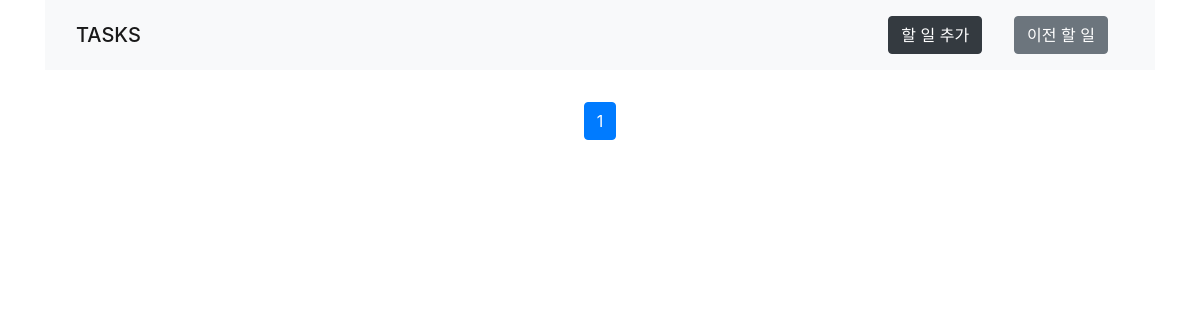
The app's page /, older data.
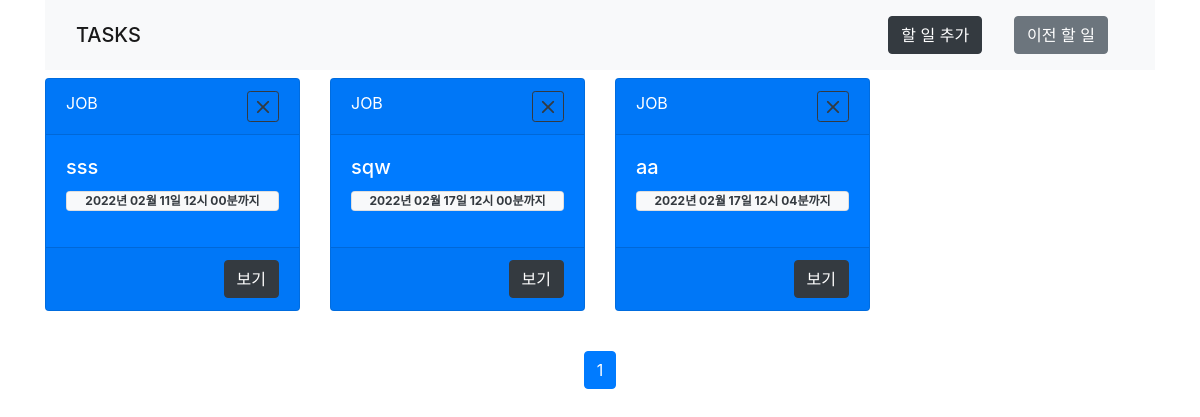
The same page, newer data.
### taskapp/models.py (models this page shows)
class Task(models.Model):
    class TaskType(models.TextChoices):
        JOB = 'JOB', _('업무')
        HEALTH = 'HEALTH', _('건강')
        SOCIAL = 'SOCIAL', _('사회')
    title = models.CharField(max_length=50, null=False)
    type = models.CharField(
        choices=TaskType.choices,
        max_length=10,
        default=TaskType.JOB
    )
    due = models.DateTimeField(null=False)
    created_at = models.DateTimeField(auto_now_add=True, null=False)

### taskapp/views.py (the view)
# urls.py: path('', TaskListView.as_view(), name="index"),
class TaskListView(TemplateView):
    template_name = 'pages/task_list.html'
    def get_context_data(self, **kwargs):
        tasks = Task.objects.filter(due__gte=timezone.now()).order_by('due').all()
        paginator = Paginator(tasks, 4)
        page_number = self.request.GET.get('page', '1')
        paging = paginator.get_page(page_number)
        return {
            'paging': paging
        }

### taskapp/templatetags/pagination_tags.py (called while the page is built)
@register.filter(name='slice_visible_pages')
def slice_visible_pages(paging: Page):
    min_page = int((paging.number - 1) / 10) * 10 + 1
    min_page = max(min_page, 1)
    max_page = min(min_page + 9, paging.paginator.num_pages)
    return range(min_page, max_page + 1)

### taskapp/templates/pages/task_list.html (shortened to what this page needs)
{% extends "common.html" %}
{% load pagination_tags %}
{% block content %}
<div class="row row-cols-2 row-cols-md-4 g-4 mt-2">
    {% for item in paging %}
    <div class="col">
        <div class="card text-white bg-primary mb-3">
            <div class="card-header">
                {{ item.type }}
                <a href="{% url 'delete-task' item.id %}">
                    <button class="btn btn-outline-dark float-right btn-sm">
                        <i class="bi bi-x-lg"></i>
                    </button>
                </a>
            </div>
            <div class="card-body">
                <h5 class="card-title">{{ item.title }}</h5>
                <p class="card text">
                    <span class="badge bg-light text-dark">
                        {{ item.due|date:'Y년 m월 d일 H시 i분' }}까지
                    </span>
                </p>
            </div>
            <div class="card-footer">
                <a href="{% url 'view-task' item.id %}">
                    <button class="btn btn-dark float-right">보기</button>
                </a>
            </div>
        </div>
    </div>
    {% endfor %}
</div>
<div class="row mt-4">
    <nav class="col-12">
        <ul class="pagination justify-content-center">
            {% for page in paging|slice_visible_pages %}
            {% if paging.number == page %}
            <li class="page-item active">
                {% else %}
                <li class="page-item">
                {% endif %}
                <a class="page-link" href="?page={{ page }}">
                    {{ page }}
                </a>
            </li>
            {% endfor %}
        </ul>
    </nav>
</div>
{% endblock %}

### taskapp/templates/common.html (shortened to what this page needs)
{% load static %}
<!DOCTYPE html>
<html lang="ko">
<head>
    <link rel="stylesheet" href="https://cdn.jsdelivr.net/npm/bootstrap@4.6.1/dist/css/bootstrap.min.css">
    <link rel="stylesheet" href="https://cdn.jsdelivr.net/npm/flatpickr/dist/flatpickr.min.css">
    <link rel="stylesheet" href="https://cdn.jsdelivr.net/npm/bootstrap-icons@1.5.0/font/bootstrap-icons.css"
    <link rel="stylesheet" href="{% static 'styles.css' %}">
</head>
<body>
<div class="container">
    <nav class="navbar navbar-exoand-lg navbar-light bg-light">
        <div class="container-fluid">
            <a href="/"><span class="navbar-brand mb-0 h1">TASKS</span> </a>
            <ul class="nav justify-content-end">
                <li class="nav-item">
                    <a class="nav-link" href="{% url 'create-task' %}">
                        <button class="btn btn-dark">
                            할 일 추가
                        </button>
                    </a>
                </li>
                <li class="nav-item">
                    <a class="nav-link" href="{% url 'previous' %}">
                        <button class="btn btn-secondary">
                            이전 할 일
                        </button>
                    </a>
                </li>
            </ul>
        </div>
    </nav>
    <div class="mt-2">
        {% block content %}
        {% endblock %}
    </div>
</div>
</body>
</html>

Row changes from the older to the newer data that the page shows:
added Task: type "JOB", title "sss", due "2022년 02월 11일 12시 00분"
added Task: type "JOB", title "sqw", due "2022년 02월 17일 12시 00분"
added Task: type "JOB", title "aa", due "2022년 02월 17일 12시 04분"
